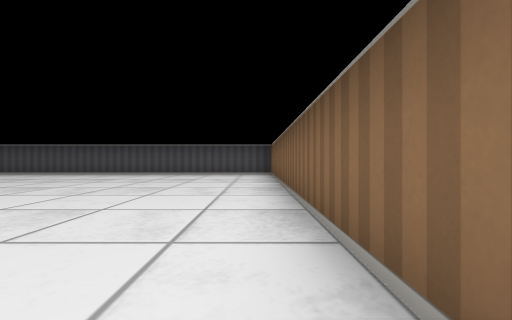
View 1 (above)

16 first-person views from a walk through a cub3D ray-caster map. The camera is about half as high as the walls, looks level and sees 90° across. The floor is counted in squares. Each view is taken from the middle of a square. On the plan, view 1 faces up. The plan holds only what a view shows up to about 9 squares ahead; the rest is blank.

View 2
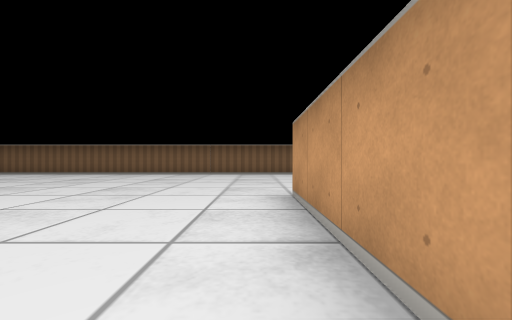

View 3
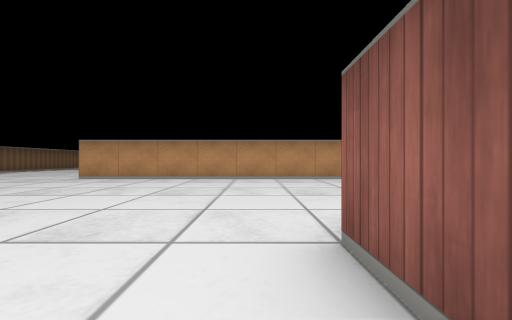

View 4
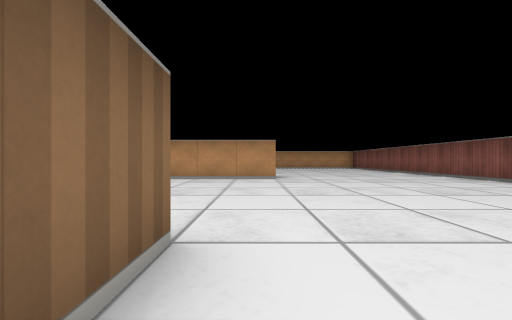

View 5
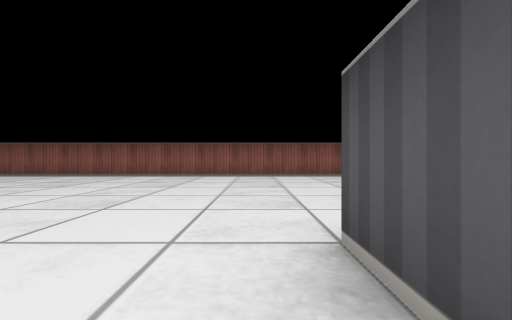

View 6
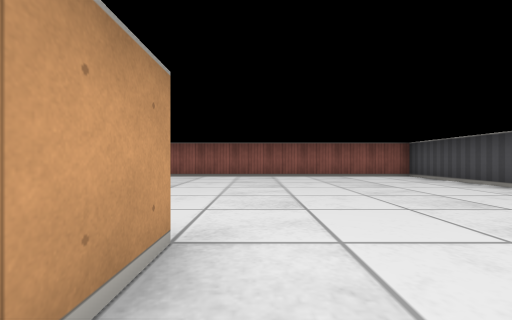

View 7
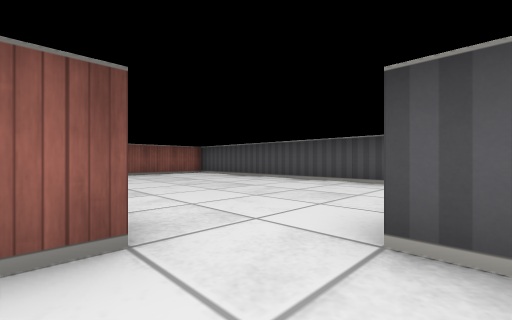

View 8
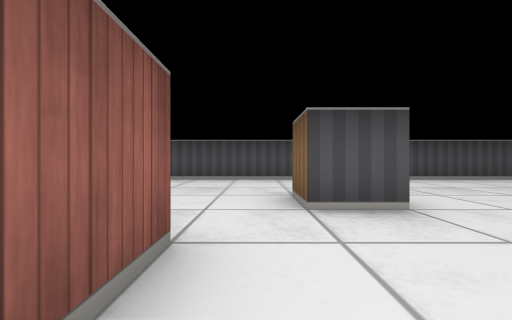

View 9
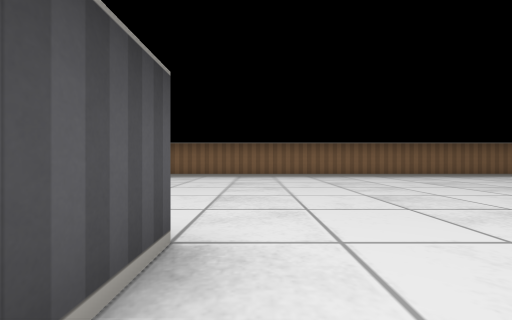

View 10
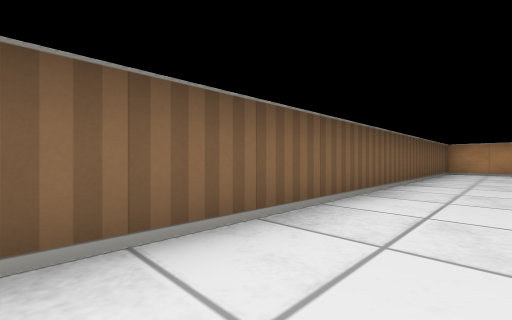

View 11
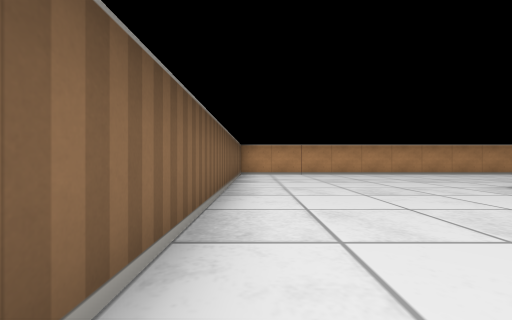

View 12
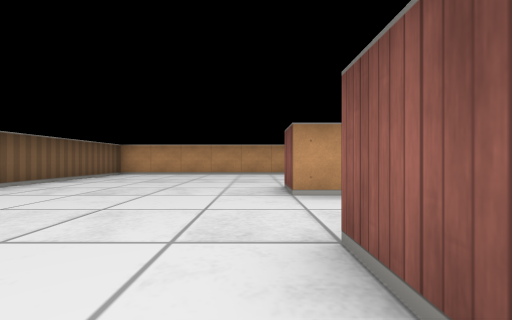

View 13
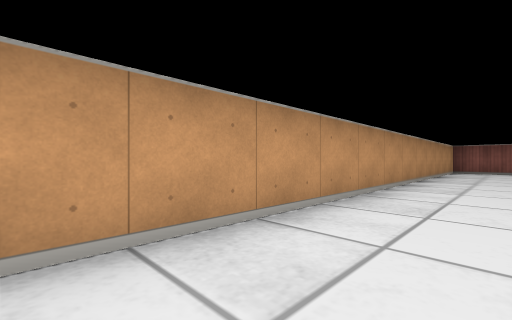

View 14
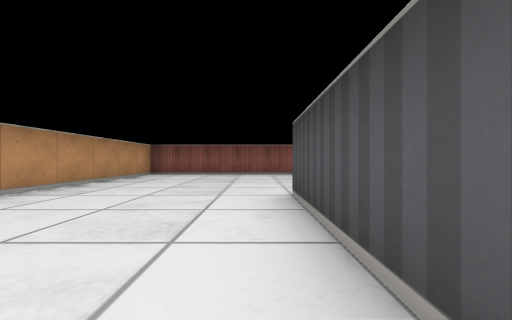

View 15
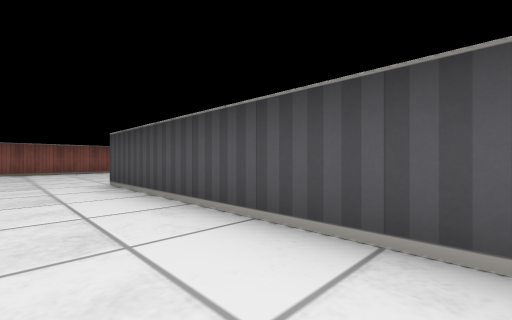

View 16
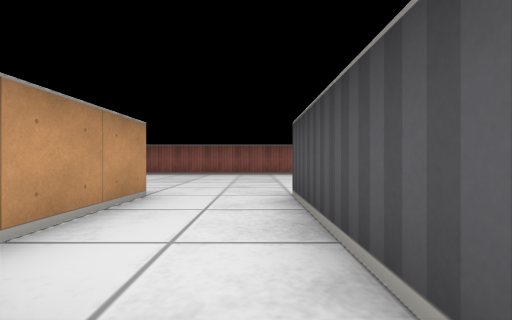

### Floor plan
Points are (right, up) in squares from view 1. A wall is a line through its corners. A room is listed if a view was taken in it or the views show most of it. See-through windows are left out.
Room 1 (views 1, 2, 3, 4, 5, 6, 7, 8, 9, 10, 11, 12, 13, 14, 15, 16)
walls: (-8.5, -3.5) (-11.5, -3.5); (-11.5, -2.5) (-4.5, -2.5) (-4.5, -3.5); (-9.5, 2.5) (-10.5, 2.5) (-10.5, 3.5) (-9.5, 3.5) (-9.5, 2.5); (-5.5, 2.5) (-6.5, 2.5); (-5.2, -5.5) (-4.5, -5.5) (-4.5, -6.5); (-7.5, 4.5) (-8.5, 4.5) (-8.5, 5.5); (-11.5, -5.5) (-9.5, -5.5); (-6, -6.5) (-11.5, -6.5); (-16.5, -10.5) (0.5, -10.5) (0.5, 8.5) (-16.5, 8.5) (-16.5, -10.5)

Where each view was taken, in squares from view 1:
view 1: 0 up, 0 right, facing up
view 2: 2 down, 8 left, facing right
view 3: 4 up, 9 left, facing down
view 4: 4 up, 11 left, facing down
view 5: 2 up, 9 left, facing left
view 6: 4 up, 9 left, facing left
view 7: 3 up, 8 left, facing up-left
view 8: 2 up, 9 left, facing up
view 9: 2 up, 7 left, facing right
view 10: 0 up, 1 left, facing down-right
view 11: 2 down, 0 right, facing down
view 12: 2 down, 4 left, facing down
view 13: 9 down, 5 left, facing down-left
view 14: 7 down, 8 left, facing left
view 15: 8 down, 6 left, facing up-left
view 16: 4 down, 8 left, facing left
